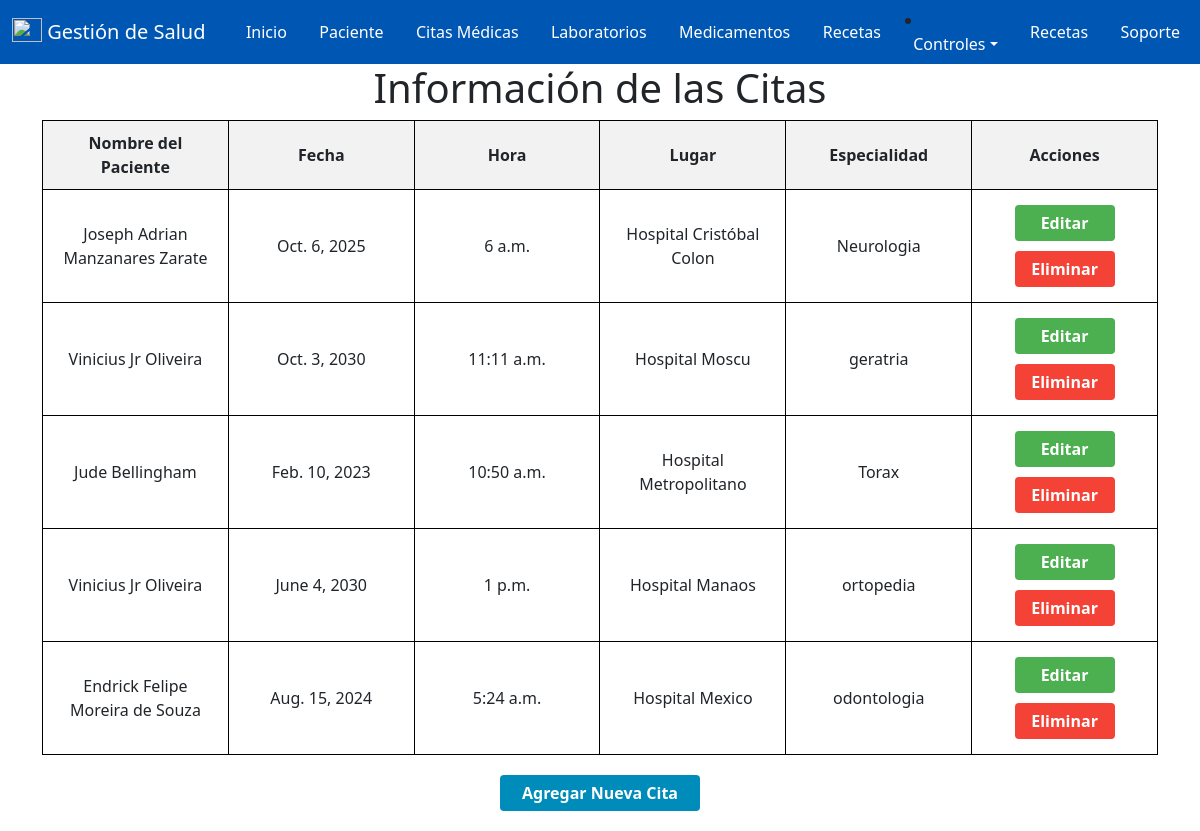
Page /citas/ (signed in) on the committed database.
### salud/models.py (models this page shows, shortened)
class cita(models.Model):
    id_Cita = models.AutoField(primary_key=True , verbose_name='ID_Cita')
    id_paciente = models.ForeignKey(paciente, on_delete=models.CASCADE)
    fecha = models.DateField(null=False, verbose_name='Fecha')
    hora = models.TimeField(null=False, verbose_name='Hora')
    lugar = models.CharField(max_length=200, verbose_name='Lugar')
    especialidad = models.CharField(max_length=50, verbose_name='Especialidad')
    id_usuario = models.ForeignKey(User, on_delete=models.CASCADE)

class paciente(models.Model):
    id_paciente = models.AutoField(primary_key=True , verbose_name='ID_Paciente')
    cedula = models.IntegerField(null=True,verbose_name='Cedula')
    nombre = models.CharField(max_length=50, verbose_name='Nombre')
    apellido = models.CharField(max_length=50, verbose_name='Apellido')
    sexo = models.CharField(max_length=20, verbose_name='Sexo')
    fecha_Nacimiento = models.DateField(null=True, verbose_name='Fecha de Nacimiento')
    edad = models.IntegerField ( verbose_name='Edad')
    direccion = models.CharField(max_length=50, verbose_name='Direccion')
    telefono = models.IntegerField( verbose_name='Telefono')
    email = models.EmailField( verbose_name='Email')
    id_usuario = models.ForeignKey(User, on_delete=models.CASCADE)

### salud/views.py (the view)
# urls.py: path('citas/', views.citas, name='citas'),
@login_required(login_url='/accounts/login/')
def citas(request):
    citas = cita.objects.filter(id_usuario=request.user)
    context = {
        'citas': citas
    }
    return render(request, 'Programar/citas.html', context)

### salud/templates/Programar/citas.html (shortened to what this page needs)
{% extends "base.html" %}
{% block contenido %}
<!DOCTYPE html>
<html>
<head>
</head>
<body>
    <h1>Información de las Citas</h1>
    <form method="post" action="{% url 'citas' %}">
        <table>
            <thead>
                <tr>
                    <th>Nombre del Paciente</th>
                    <th>Fecha</th>
                    <th>Hora</th>
                    <th>Lugar</th>
                    <th>Especialidad</th>
                    <th>Acciones</th>
                </tr>
            </thead>
            <tbody>
                {% for cita in citas %}
                <tr>
                    <td>{{ cita.id_paciente.nombre }} {{ cita.id_paciente.apellido }}</td>
                    <td>{{ cita.fecha }}</td>
                    <td>{{ cita.hora }}</td>
                    <td>{{ cita.lugar }}</td>
                    <td>{{ cita.especialidad }}</td>
                    <td>
                        <a href="{% url 'editar_cita' cita.id_Cita %}" class="button edit-button">Editar</a>
                        <a href="{% url 'eliminar_cita' cita.id_Cita %}" class="button delete-button" onclick="return confirm('¿Estás seguro de que deseas eliminar esta cita?');">Eliminar</a>
                    </td>
                </tr>
                {% empty %}
                <tr>
                    <td colspan="6">No hay citas disponibles.</td>
                </tr>
                {% endfor %}
            </tbody>
        </table>
        <a href="{% url 'agregar_cita' %}" class="button add-button">Agregar Nueva Cita</a>
    </form>
</body>
</html>
{% endblock %}

### salud/templates/Programar/citas.html (style rules this page uses)
table { width: 100%; border-collapse: collapse; }
th, td { border: 1px solid black; padding: 10px; text-align: center; }
th { background-color: #f2f2f2; width: 15%; }
td { height: 40px; }
tbody tr { border-bottom: 1px solid #ddd; }
.button { padding: 6px 10px; margin: 5px; border: none; border-radius: 4px; color: white; text-decoration: none; font-weight: bold; display: inline-block; width: 100px; text-align: center; box-sizing: border-box; }
.edit-button { background-color: #4CAF50; }
.delete-button { background-color: #f44336; }
.add-button { background-color: #008CBA; display: block; margin: 20px auto; width: 200px; text-align: center; }
h1 { text-align: center; }

### rows in the picture
cita: id_paciente.nombre "Joseph Adrian", id_paciente.apellido "Manzanares Zarate", fecha "Oct. 6, 2025", hora "6 a.m.", lugar "Hospital Cristóbal Colon", especialidad "Neurologia"
cita: id_paciente.nombre "Vinicius Jr", id_paciente.apellido "Oliveira", fecha "Oct. 3, 2030", hora "11:11 a.m.", lugar "Hospital Moscu", especialidad "geratria"
cita: id_paciente.nombre "Jude", id_paciente.apellido "Bellingham", fecha "Feb. 10, 2023", hora "10:50 a.m.", lugar "Hospital Metropolitano", especialidad "Torax"
cita: id_paciente.nombre "Vinicius Jr", id_paciente.apellido "Oliveira", fecha "June 4, 2030", hora "1 p.m.", lugar "Hospital Manaos", especialidad "ortopedia"
cita: id_paciente.nombre "Endrick Felipe", id_paciente.apellido "Moreira de Souza", fecha "Aug. 15, 2024", hora "5:24 a.m.", lugar "Hospital Mexico", especialidad "odontologia"
